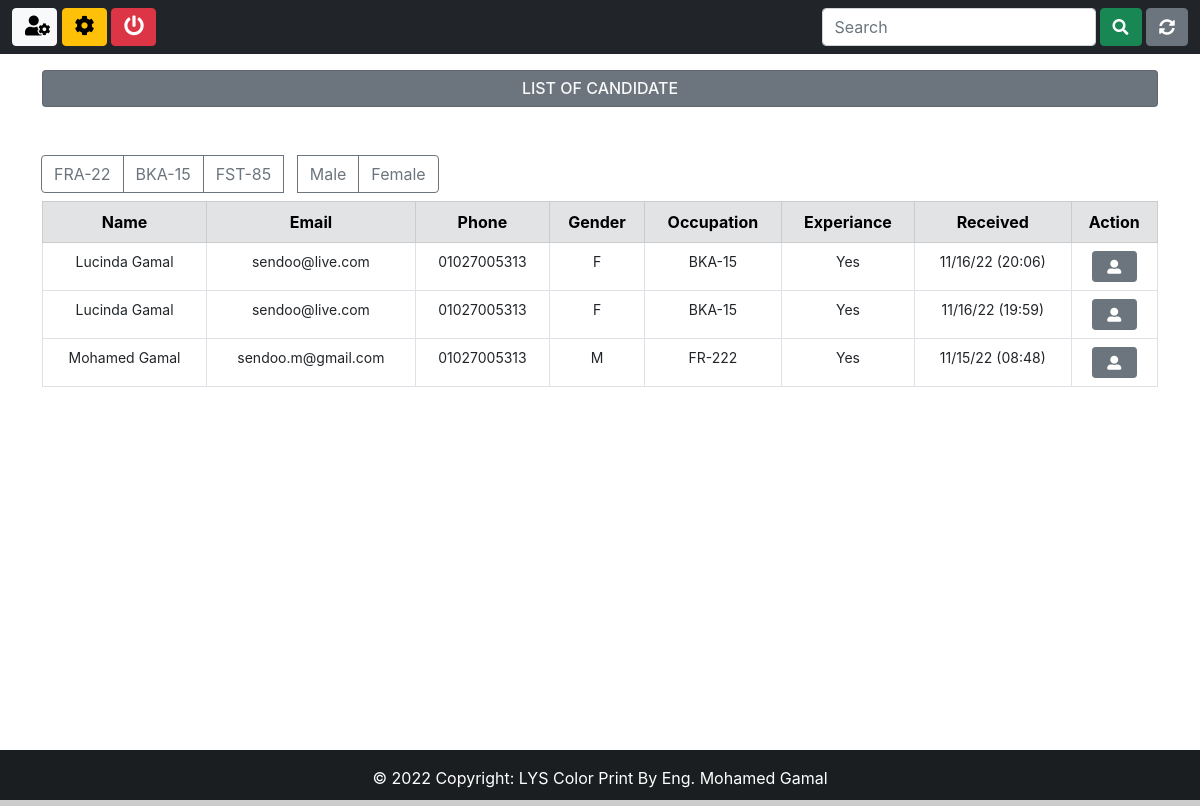
Before: /backend (signed in) with the older database file.
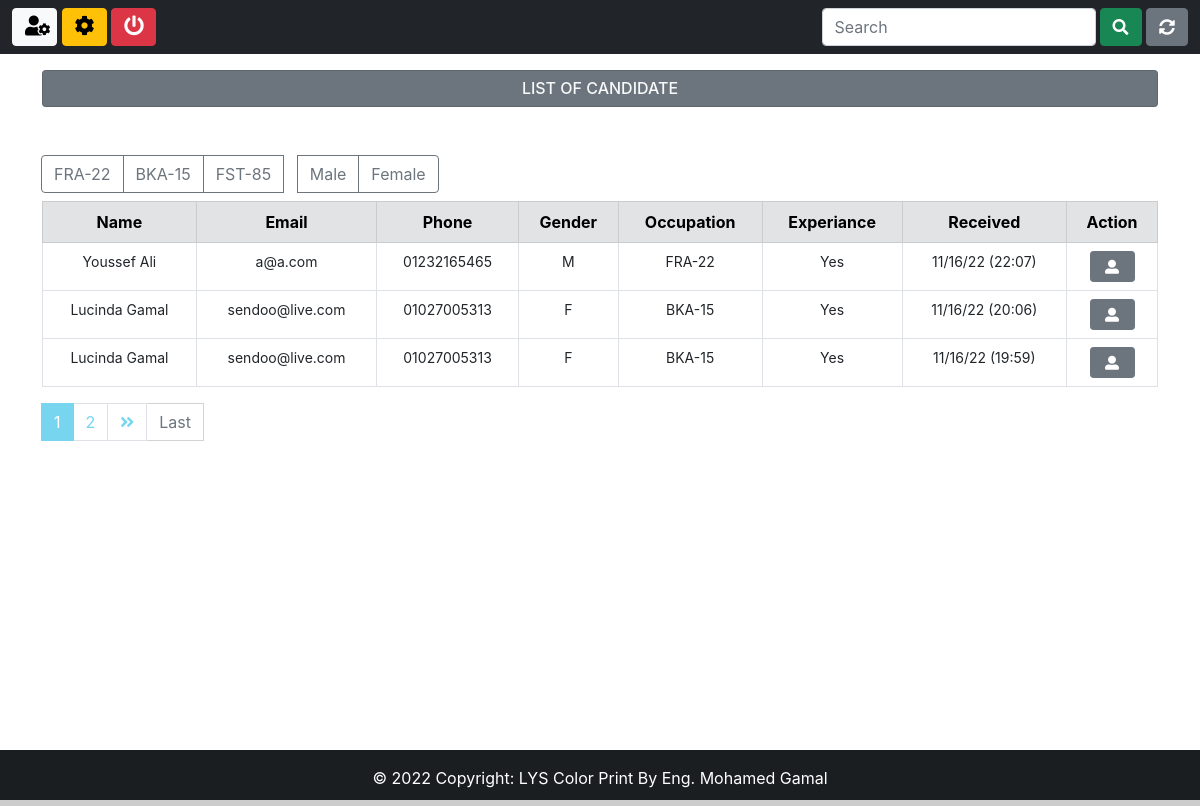
After: the same page with the newer database file.
### App/models.py (models this page shows, shortened)
class Candidate(models.Model):
    firstname           = models.CharField(max_length=50)
    lastname            = models.CharField(max_length=50)
    job                 = models.CharField(max_length=10, verbose_name='Job Code')
    birth               = models.DateField(auto_now=False, auto_now_add=False, verbose_name='Birthday')
    phone               = models.CharField(max_length=15)
    personality         = models.CharField(max_length=50, null=True, choices=PERSONALITY)
    salary              = models.CharField(max_length=50, verbose_name='Salary expectation')
    gender              = models.CharField(max_length=50)
    experience          = models.BooleanField(null=True)
    smoker              = models.CharField(max_length=10, choices=SMOKER, default='No')
    email               = models.EmailField(max_length=50)
    message             = models.TextField(verbose_name='Presentation')
    file                = models.FileField(upload_to='resume', blank=True, verbose_name='Resume')
    image               = models.ImageField(upload_to='photo', blank=True, verbose_name='Photo')
    created_at          = models.DateTimeField(auto_now_add=True)
    situation           = models.CharField(max_length=50, null=True, choices=SITUATION, default='Pending')
    company_note        = models.TextField(blank=True)
    frameworks          = MultiSelectField(choices=FRAMEWORKS, default="")
    languages           = MultiSelectField(choices=LANGUAGES, default="")
    databases           = MultiSelectField(choices=DATABASES, default="")
    libraries           = MultiSelectField(choices=LIBRARIES, default="")
    mobile              = MultiSelectField(choices=MOBILE, default="")
    others              = MultiSelectField(choices=OTHERS, default="")
    institution         = models.CharField(max_length=50)
    course              = models.CharField(max_length=50)
    started_course      = models.DateField(auto_now=False, auto_now_add=False)
    finished_course     = models.DateField(auto_now=False, auto_now_add=False)
    about_course        = models.TextField()
    status_course       = models.CharField(max_length=50, null=True, choices=STATUS_COURSE)
    company             = models.CharField(max_length=50)
    position            = models.CharField(max_length=50)
    started_job         = models.DateField(auto_now=False, auto_now_add=False)
    finished_job        = models.DateField(auto_now=False, auto_now_add=False)
    about_job           = models.TextField()
    employed            = models.BooleanField(null=True, verbose_name='I am employed')
    remote              = models.BooleanField(null=True, verbose_name='I agree to work remotly')
    travel              = models.BooleanField(null=True, verbose_name="I'm availbale for travel")

### App/views.py (the view, shortened to what this page needs)
# urls.py: path('backend', views.backend, name='backend'),
@login_required(login_url="login")
@cache_control(no_cache=True, must_revalidate=True, no_store=True)
def backend(request):
    if request.method == 'POST':
        job         = request.POST.get('job')
        gender      = request.POST.get('gender')
        filter      = Candidate.objects.filter(Q(job=job) |Q(gender=gender))
        context     = {
            "candidates" : filter
        }
        return render(request, 'backend.html', context)
    else:
        all_candidate_list  = Candidate.objects.all().order_by('-created_at')
    paginator           = Paginator(all_candidate_list, 3)
    page                = request.GET.get('page')
    all_candidate       = paginator.get_page(page)
    context     = {
        'candidates':all_candidate
    }
    return render(request, 'backend.html', context)

### templates/backend.html (shortened to what the changed rows need)
{% extends 'base.html' %}
{% block content %}
<div class="container mt-3" style='width: 95%;'>
    <table class="table table-bordered text-center">
        <thead class="table-secondary">
            <tr>
                <th >Name</th>
                <th >Email</th>
                <th >Phone</th>
                <th >Gender</th>
                <th >Occupation</th>
                <th >Experiance</th>
                <th >Received</th>
                <th colspan="2"> Action</th>
            </tr>
        </thead>
        <tbody style="font-size: 14px">
            {% for data in candidates %}
            <tr>
                <td id="top-border" label="Name">{{ data.firstname }} {{ data.lastname }}</td>
                <td id="sm-border" label="Email">{{ data.email }} </td>
                <td id="sm-border" label="Phone">{{ data.phone }} </td>
                <td id="sm-border" label="Gender">{{ data.gender }} </td>
                <td id="sm-border" label="Occupation">{{ data.job }} </td>
                {% if data.experience == True %}
                <td id="sm-border" label="Experiance">Yes</td>
                {% else %}
                <td id="sm-border" label="Experiance">No</td>
                {% endif %}
                <td id="sm-border" label="Received">{{ data.created_at| date:'m/d/y (H:i)' }} </td>
                <td id="sm-border" label="" >
                    <a href="{% url 'candidate' data.id %} " class="btn btn-secondary my-btn2 btn-sm" title="View candidate">
                        <i class="fas fa-user-alt"></i>
                    </a></td>
                    {% empty %}
                    <td colspan="8" class="text-danger"><strong>No records found</strong></td>
            </tr>
        </tbody>
            {% endfor %}
    </table>
<nav aria-label="Page navigation example">
    {% if candidates.has_other_pages %}
    <ul class="pagination">
        {% for i in candidates.paginator.page_range %}
        {% if candidates.number == i %}
        <li class="page-item active"><span class="page-link">{{ i }} </span></li>
        {% else %}
        <li class="page-item"><a class="page-link" href="?page={{ i }}">{{ i }}</a>
        {% endif %}
        {% endfor %}
        {% if candidates.has_next %}
        <li class="page-item"><a class="page-link" href="?page={{ candidates.next_page_number }}"><i class="fas fa-angle-double-right"></i></a></li>
        <a class="btn btn-outline-secondary mb-4" href="?page={{ candidates.paginator.num_pages }}" style="border-radius: 1px; border: 1px solid #d3d3d3; border-left: none;">Last</a>
        {% else %}
        <li class="page-item disabled"></li>
        {% endif %}
    </ul>
    {% endif %}
  </nav>
</div>
<br>
<br>
<br>
{% endblock content %}

Changed rows visible on the page:
no longer on this page (row edited): Candidate: firstname "Mohamed", lastname "Gamal", email "sendoo.m@gmail.com", phone "01027005313", gender "M", job "FR-222", experience "Yes", created_at "11/15/22 (08:48)"
added Candidate: firstname "Youssef", lastname "Ali", email "a@a.com", phone "01232165465", gender "M", job "FRA-22", experience "Yes", created_at "11/16/22 (22:07)"
Other visible differences:
new list line: "1"
new list line: "2"
text now shown: "Last"
